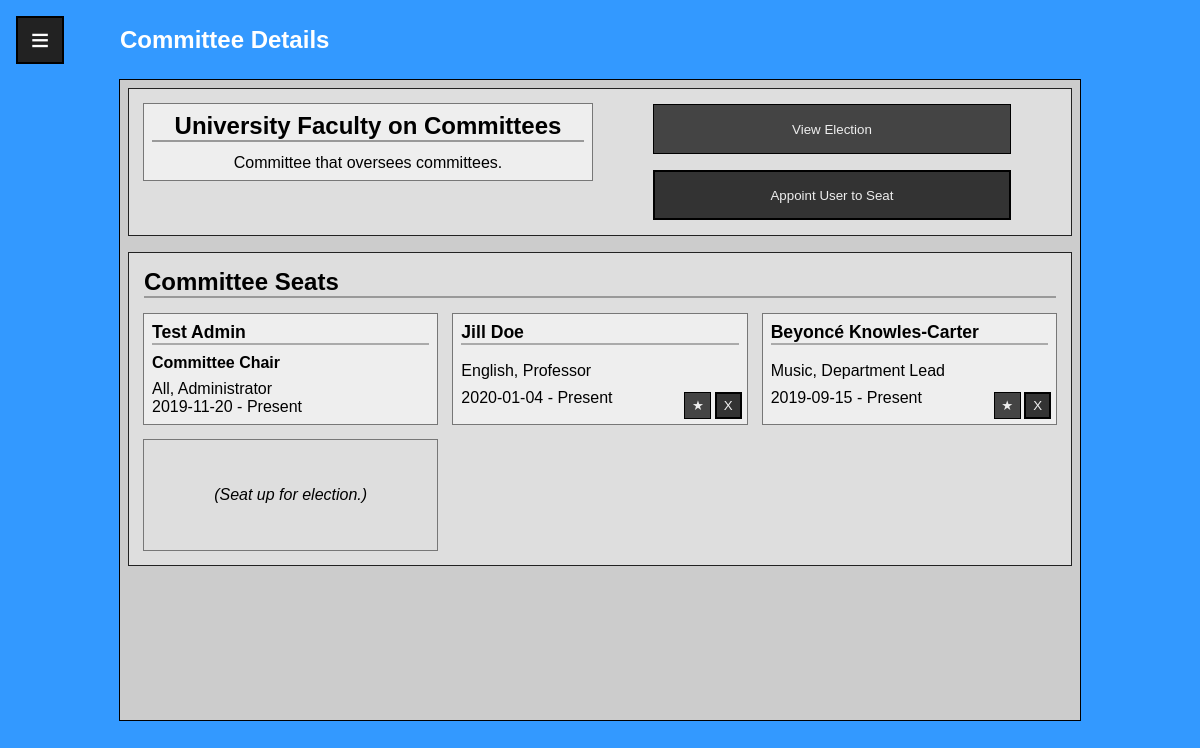
The page /committee_details_admin.php?committee=1 (signed in) on the database its author committed.
### tables this page shows
CREATE TABLE IF NOT EXISTS `Committee` (
  `Committee_ID` INT NOT NULL AUTO_INCREMENT,
  `Name` VARCHAR(45) NOT NULL,
  `Description` VARCHAR(100) NOT NULL,
  PRIMARY KEY (`Committee_ID`));

CREATE TABLE IF NOT EXISTS `User` (
  `CNU_ID` INT NOT NULL AUTO_INCREMENT,
  `Password` VARCHAR(24) NOT NULL,
  `Fname` VARCHAR(45) NOT NULL,
  `Lname` VARCHAR(45) NOT NULL,
  `Email` VARCHAR(72) NOT NULL,
  `Department` VARCHAR(45),
  `Position` VARCHAR(45),
  `Birthday` DATE NOT NULL,
  `Hiring_Year` YEAR(4) NOT NULL,
  `Gender` VARCHAR(45) NOT NULL,
  `Race` VARCHAR(45) NOT NULL,
  `Permissions` VARCHAR(45) NOT NULL DEFAULT 'User',
  `Photo` Blob,
  `Archival_Date` DATE DEFAULT NULL,
  PRIMARY KEY (`CNU_ID`));

### committee_functions.php (called while the page is built, shortened)
<?php
function query_committee($conn, int $entered_id) {
    global $committee_id;
    global $committee_name;
    global $committee_description;
    $com_sql = "SELECT * FROM `Committee` WHERE Committee_ID=?";
    $com_stmt = $conn->prepare($com_sql);
    $com_stmt->bind_param('i', $entered_id);
    $com_stmt->execute();
    $com_stmt->bind_result($committee_id, $committee_name, $committee_description);
}
function query_committee_chair($conn, int $committee_id) {
    $chair_sql = "SELECT User_CNU_ID FROM `Chairman` WHERE Committee_Committee_ID='$committee_id'";
    $chair = $conn->query($chair_sql);
    if ($chair -> num_rows > 0) {
        $chair_id = $chair->fetch_assoc()['User_CNU_ID'];
    } else {
        $chair_id = NULL;
    }
    return $chair_id;
}
function query_committee_seats($conn, int $committee_id) {
    $committee_seats_sql = "SELECT * FROM `Committee Seat` WHERE Committee_Committee_ID = '$committee_id' AND Ending_Term IS NULL;";
    $committee_seats = $conn->query($committee_seats_sql);
    return $committee_seats;
}
function query_committee_election($conn, int $committee_id) {
    $election_sql = "SELECT * FROM `Election` WHERE Committee_Committee_ID='$committee_id' AND NOT Status='Complete'";
    $election = $conn->query($election_sql)->fetch_assoc();
    return $election;
}

### databaseconnect.php (called while the page is built, shortened)
<?php
$SRVR = "localhost:3308";
$USER = "root";
$PASS = "root";
$TABL = "mydb";
$conn = new mysqli($SRVR, $USER, $PASS, $TABL);
function query_user(int $user_id)
{
    global $conn;
    $user_sql = "SELECT * FROM `User` WHERE CNU_ID='$user_id'";
    $user = $conn->query($user_sql)->fetch_assoc();
    return $user;
}

### committee_details_admin.php (the view, shortened to what this page needs)
<!DOCTYPE html>
<html lang="en" dir="ltr">
<head>
  <link rel="stylesheet" href="css/profile.css" type="text/css">
  <?php
      require 'databaseconnect.php';
      require 'committee_functions.php';
      $entered_id = $_GET['committee'];
      $committee = query_committee($conn, $entered_id);
      $chair_id = query_committee_chair($conn, $committee_id);
      $committee_seats = query_committee_seats($conn, $committee_id);
      $election = query_committee_election($conn, $committee_id);
    ?>
</head>
<body>
<?php include 'hamburger_menu.php'; ?>
  <div class="wrapper">
    <header>
      <h2>Committee Details</h2>
    </header>
    <div class="body tiles">
      <div class="tile">
        <span class='major heading center'><?php echo $committee_name;?></span>
        <div class="block center"><?php echo $committee_description;?></div>
      </div>
      <div class="column">
        <?php
            if (is_null($election)) {
                echo "<form action='election_setup.php' method='get'><button name='committee' value='$committee_id'>Start Election</button></form>";
            } else {
                $election_id = $election['Election_ID'];
                echo "<form action='election_details_admin.php' method='get'><button name='election' value='$election_id'>View Election</button></form>";
            }
            echo "<form action='committee_appoint_user.php' method='get'><button class='admin' name='committee' value='$committee_id'>Appoint User to Seat</button></form>";
          ?>
      </div>
    </div>
    <div class="body">
      <div class="column">
        <span class='major heading'>Committee Seats</span>
        <div class="tiles">
          <?php
              if ($committee_seats->num_rows > 0) {
                while ($seat = $committee_seats->fetch_assoc()) {
                    $user_id = intval($seat['User_CNU_ID']);
                    $user = query_user($user_id);
                    $is_chair = $user['CNU_ID'] == $chair_id;
                    $ending_term = $seat['Ending_Term'] ?? 'Present';
                    echo "<div class='tile'>";
                    echo "<span class='sub heading'>".$user['Fname']." ".$user['Lname']."</span>";
                    echo ($is_chair ? "<span class='heading'>Committee Chair</span>" : "")
                         ."<div>".$user['Department'].", ".$user['Position']."</div>"
                         ."<div>".$seat['Starting_Term']." - ".$ending_term."</div>";
                    echo "<div class='member_options'>"
                      .($is_chair ? "" : "<form action='committee_details_admin.php?committee=$committee_id' method='post'><span class='tip'>Appoint as Chairman</span><button name='chair' value='$user_id'>★</button></form>
                                          <form action='committee_details_admin.php?committee=$committee_id' method='post'><span class='tip'>Remove User</span><button class='admin' name='delete' value='$user_id'>X</button></form>")
                      ."</div>";
                    echo "</div>";
                }
              } else {
                echo "<div class='center'>No members currently appointed.</div>";
              }
              if ($election != NULL) {
                for ($i=0; $i < $election['Number_Seats']; $i++) {
                  echo "<div class='tile center greyed'>(Seat up for election.)</div>";
                }
              }
            ?>
        </div>
      </div>
    </div>
  </div>
</body>
</html>

### css/profile.css (style rules this page uses)
.body { outline-offset: -1px; padding: 1em; display: flex; flex-flow: row wrap; align-items: flex-start; gap: 1em; }
.body .column { display: flex; flex-flow: column nowrap; justify-content: center; flex: 1; gap: 1em; }
.tiles { width: 100%; display: grid; grid-template-columns: repeat(auto-fit, minmax(250px, 1fr)); grid-auto-rows: minmax(min-content, 1fr); grid-gap: 1em; justify-content: center; }
.tiles .tile { position: relative; align-items: flex-start; display: grid; grid-auto-rows: minmax(min-content, auto); grid-auto-flow: row; padding: 0.5em; }
.tile.center { justify-content: center; align-items: center; }
.tile .heading { margin-bottom: 0.5em; }
.body form { position: relative; display: flex; height: inherit; align-content: center; justify-content: center; flex: 1; }
.body form button { min-height: 50px; width: 80%; }
.member_options { display: grid; grid-template-columns: 1.7em 1.7em; grid-template-rows: 1.7em; column-gap: 0.2em; position: absolute; bottom: 0.3em; right: 0.3em; }
.member_options form { position: relative; }
.member_options button { position: relative; display: flex; justify-content: center; align-items: center; width: 100% !important; min-height: 2em !important; }
.body { outline: 1px solid #222222; background-color: #DEDEDE; }
.tile { outline: 1px solid #777777; background-color: #EEEEEE; }
.heading.sub { border-bottom: 2px solid #AAAAAA; }
.tile.greyed { background-color: #DEDEDE !important; font-style: italic; }

### css/common.css (style rules this page uses)
* { box-sizing: border-box; }
body { margin: 0; padding: 0; height: 100vh; display: flex; flex-flow: column nowrap; position: relative; font-family: Arial, Helvetica, sans-serif; background-color: #3399FF; }
.wrapper { width: 80%; height: 80vh; position: absolute; top: 10%; right: 10%; left: 10%; display: grid; grid-auto-flow: row; grid-auto-rows: min-content; row-gap: 1em; overflow: scroll; padding: 0.5em; outline: 1px solid #000000; }
.wrapper:after { height: 0.25em; content: ''; }
header { width: auto; height: 10%; color: #FFFFFF; position: fixed; top: 0; display: flex; align-items: center; border-bottom: 1px solid black; z-index: 999; }
header * { padding: 0; margin: 0; }
.center { display: flex; flex-flow: column nowrap; text-align: center; justify-content: center; align-items: center; align-content: center; }
.heading { font-weight: bold; padding: 0; }
.heading.sub { font-size: 1.1em; }
.heading.major { font-size: 1.5em; border-bottom: 2px solid #999999; }
.wrapper { background-color: #CCCCCC; }
.wrapper button, .wrapper input[type=submit] { cursor: pointer; color: #EEEEEE; background-color: #444444; border: 1px solid #000000; }
.admin { background-color: #333333 !important; border: 2px solid #000000 !important; }

### rows shown on the page
committee: Name "University Faculty on Committees", Description "Committee that oversees committees."
committee seat: User_CNU_ID.Fname "Test", User_CNU_ID.Lname "Admin", shows "Committee Chair", User_CNU_ID.Department "All", User_CNU_ID.Position "Administrator", Starting_Term "2019-11-20", Ending_Term "Present"
committee seat: User_CNU_ID.Fname "Jill", User_CNU_ID.Lname "Doe", User_CNU_ID.Department "English", User_CNU_ID.Position "Professor", Starting_Term "2020-01-04", Ending_Term "Present"
committee seat: User_CNU_ID.Fname "Beyoncé", User_CNU_ID.Lname "Knowles-Carter", User_CNU_ID.Department "Music", User_CNU_ID.Position "Department Lead", Starting_Term "2019-09-15", Ending_Term "Present"
